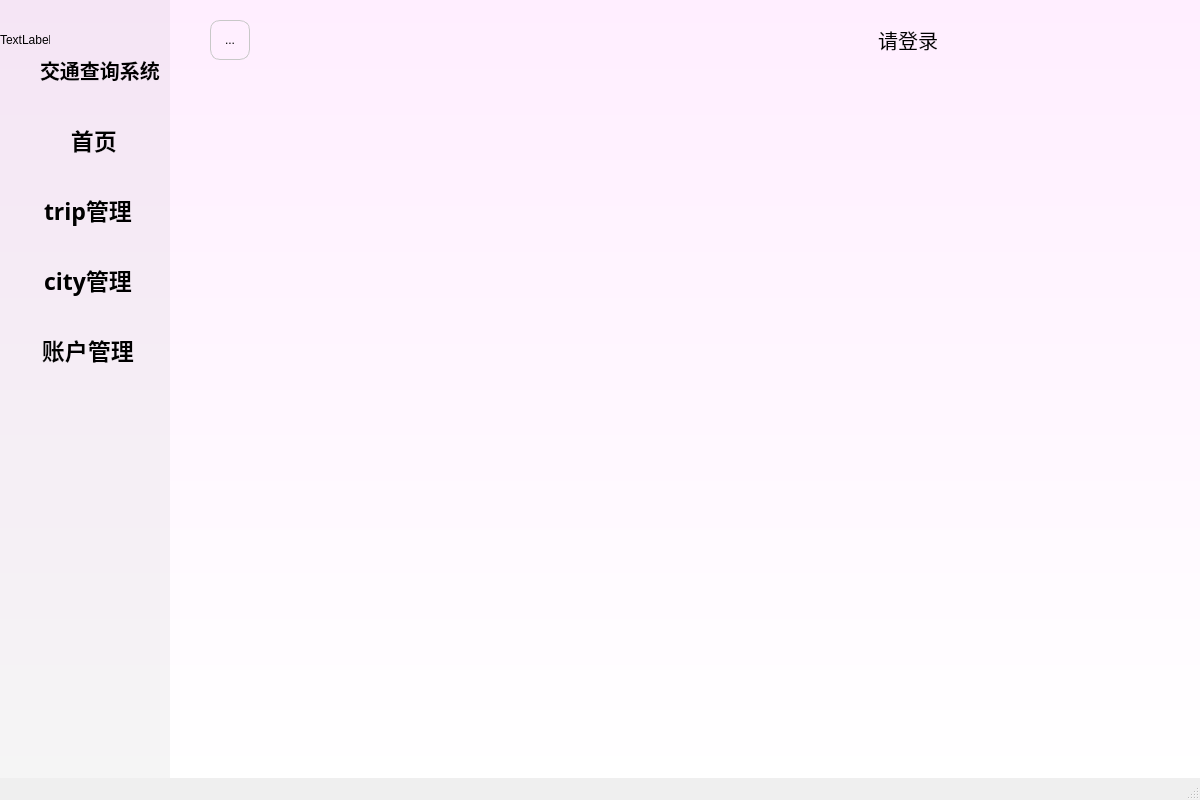
<?xml version="1.0" encoding="UTF-8"?>
<ui version="4.0">
 <class>MainWindow</class>
 <widget class="QMainWindow" name="MainWindow">
  <property name="geometry">
   <rect>
    <x>0</x>
    <y>0</y>
    <width>1200</width>
    <height>800</height>
   </rect>
  </property>
  <property name="sizePolicy">
   <sizepolicy hsizetype="Preferred" vsizetype="Preferred">
    <horstretch>0</horstretch>
    <verstretch>0</verstretch>
   </sizepolicy>
  </property>
  <property name="maximumSize">
   <size>
    <width>1200</width>
    <height>800</height>
   </size>
  </property>
  <property name="windowTitle">
   <string>MainWindow</string>
  </property>
  <property name="styleSheet">
   <string notr="true">color:rgb(0,0,0)</string>
  </property>
  <property name="toolButtonStyle">
   <enum>Qt::ToolButtonTextBesideIcon</enum>
  </property>
  <widget class="QWidget" name="centralwidget">
   <property name="sizePolicy">
    <sizepolicy hsizetype="Preferred" vsizetype="Preferred">
     <horstretch>0</horstretch>
     <verstretch>0</verstretch>
    </sizepolicy>
   </property>
   <property name="styleSheet">
    <string notr="true">QWidget {
	 background: qlineargradient(x1:0, y1:0, x2:0, y2:1, stop:0 #ffeeff, stop:1 #ffffff); 
}</string>
   </property>
   <widget class="QWidget" name="widget" native="true">
    <property name="geometry">
     <rect>
      <x>0</x>
      <y>0</y>
      <width>170</width>
      <height>800</height>
     </rect>
    </property>
    <property name="sizePolicy">
     <sizepolicy hsizetype="Preferred" vsizetype="Expanding">
      <horstretch>0</horstretch>
      <verstretch>0</verstretch>
     </sizepolicy>
    </property>
    <property name="styleSheet">
     <string notr="true">QWidget{
	background-color: rgba(128, 128, 128, 20);
}</string>
    </property>
    <widget class="QLabel" name="appPic">
     <property name="geometry">
      <rect>
       <x>0</x>
       <y>20</y>
       <width>50</width>
       <height>40</height>
      </rect>
     </property>
     <property name="styleSheet">
      <string notr="true">background-color:rgba(255,255,255,0)</string>
     </property>
     <property name="text">
      <string>TextLabel</string>
     </property>
    </widget>
    <widget class="QLabel" name="appName">
     <property name="geometry">
      <rect>
       <x>40</x>
       <y>50</y>
       <width>120</width>
       <height>40</height>
      </rect>
     </property>
     <property name="font">
      <font>
       <family>幼圆</family>
       <pointsize>15</pointsize>
       <bold>true</bold>
      </font>
     </property>
     <property name="styleSheet">
      <string notr="true">background-color:rgba(255,255,255,0)</string>
     </property>
     <property name="text">
      <string>交通查询系统</string>
     </property>
    </widget>
    <widget class="QToolButton" name="tripButton">
     <property name="geometry">
      <rect>
       <x>10</x>
       <y>180</y>
       <width>150</width>
       <height>60</height>
      </rect>
     </property>
     <property name="sizePolicy">
      <sizepolicy hsizetype="Fixed" vsizetype="Fixed">
       <horstretch>0</horstretch>
       <verstretch>0</verstretch>
      </sizepolicy>
     </property>
     <property name="font">
      <font>
       <family>黑体</family>
       <pointsize>17</pointsize>
       <bold>true</bold>
      </font>
     </property>
     <property name="styleSheet">
      <string notr="true">QToolButton{   
    border-top: 3px outset transparent;          /*边框全透明*/
	border-bottom: 3px outset transparent;
	border-right: 3px outset transparent;
	border-left: 3px outset transparent;  
    min-width: 0px;                            /* 控件最小宽度 */
    min-height: 0px;
    border-radius: 15px;               /*圆角*/
	background-color: rgba(0, 0, 0,0);
}

/* 鼠标悬停 */
QToolButton:hover{
	background-color: rgba(0, 0, 0,20);
}

QToolButton:pressed,QToolButton:checked{
	
	background-color: rgb(255, 180, 180);
}
</string>
     </property>
     <property name="text">
      <string> trip管理</string>
     </property>
     <property name="icon">
      <iconset resource="resource/res.qrc">
       <normaloff>:/images/trippic.png</normaloff>:/images/trippic.png</iconset>
     </property>
     <property name="iconSize">
      <size>
       <width>40</width>
       <height>40</height>
      </size>
     </property>
     <property name="checkable">
      <bool>true</bool>
     </property>
     <property name="autoExclusive">
      <bool>true</bool>
     </property>
     <property name="toolButtonStyle">
      <enum>Qt::ToolButtonTextBesideIcon</enum>
     </property>
    </widget>
    <widget class="QToolButton" name="cityButton">
     <property name="geometry">
      <rect>
       <x>10</x>
       <y>250</y>
       <width>150</width>
       <height>60</height>
      </rect>
     </property>
     <property name="sizePolicy">
      <sizepolicy hsizetype="Fixed" vsizetype="Fixed">
       <horstretch>0</horstretch>
       <verstretch>0</verstretch>
      </sizepolicy>
     </property>
     <property name="font">
      <font>
       <family>黑体</family>
       <pointsize>17</pointsize>
       <bold>true</bold>
      </font>
     </property>
     <property name="styleSheet">
      <string notr="true">QToolButton{   
    border-top: 3px outset transparent;          /*边框全透明*/
	border-bottom: 3px outset transparent;
	border-right: 3px outset transparent;
	border-left: 3px outset transparent;  
    min-width: 0px;                            /* 控件最小宽度 */
    min-height: 0px;
    border-radius: 15px;               /*圆角*/
	background-color: rgba(0, 0, 0,0);
}

/* 鼠标悬停 */
QToolButton:hover{
	background-color: rgba(0, 0, 0,20);
}

QToolButton:pressed,QToolButton:checked{
	
	background-color: rgb(255, 180, 180);
}
</string>
     </property>
     <property name="text">
      <string> city管理</string>
     </property>
     <property name="icon">
      <iconset resource="resource/res.qrc">
       <normaloff>:/images/citypic.png</normaloff>:/images/citypic.png</iconset>
     </property>
     <property name="iconSize">
      <size>
       <width>42</width>
       <height>42</height>
      </size>
     </property>
     <property name="checkable">
      <bool>true</bool>
     </property>
     <property name="autoExclusive">
      <bool>true</bool>
     </property>
     <property name="toolButtonStyle">
      <enum>Qt::ToolButtonTextBesideIcon</enum>
     </property>
    </widget>
    <widget class="QToolButton" name="accountButton">
     <property name="geometry">
      <rect>
       <x>10</x>
       <y>320</y>
       <width>150</width>
       <height>60</height>
      </rect>
     </property>
     <property name="sizePolicy">
      <sizepolicy hsizetype="Fixed" vsizetype="Fixed">
       <horstretch>0</horstretch>
       <verstretch>0</verstretch>
      </sizepolicy>
     </property>
     <property name="font">
      <font>
       <family>黑体</family>
       <pointsize>17</pointsize>
       <bold>true</bold>
      </font>
     </property>
     <property name="styleSheet">
      <string notr="true">QToolButton{   
    border-top: 3px outset transparent;          /*边框全透明*/
	border-bottom: 3px outset transparent;
	border-right: 3px outset transparent;
	border-left: 3px outset transparent;  
    min-width: 0px;                            /* 控件最小宽度 */
    min-height: 0px;
    border-radius: 15px;               /*圆角*/
	background-color: rgba(0, 0, 0,0);
}

/* 鼠标悬停 */
QToolButton:hover{
	background-color: rgba(0, 0, 0,20);
}

QToolButton:pressed,QToolButton:checked{
	
	background-color: rgb(255, 180, 180);
}
</string>
     </property>
     <property name="text">
      <string> 账户管理</string>
     </property>
     <property name="icon">
      <iconset resource="resource/res.qrc">
       <normaloff>:/images/userpic.png</normaloff>:/images/userpic.png</iconset>
     </property>
     <property name="iconSize">
      <size>
       <width>40</width>
       <height>40</height>
      </size>
     </property>
     <property name="checkable">
      <bool>true</bool>
     </property>
     <property name="autoExclusive">
      <bool>true</bool>
     </property>
     <property name="toolButtonStyle">
      <enum>Qt::ToolButtonTextBesideIcon</enum>
     </property>
    </widget>
    <widget class="QToolButton" name="homeButton">
     <property name="geometry">
      <rect>
       <x>10</x>
       <y>110</y>
       <width>150</width>
       <height>60</height>
      </rect>
     </property>
     <property name="sizePolicy">
      <sizepolicy hsizetype="Fixed" vsizetype="Fixed">
       <horstretch>0</horstretch>
       <verstretch>0</verstretch>
      </sizepolicy>
     </property>
     <property name="font">
      <font>
       <family>黑体</family>
       <pointsize>17</pointsize>
       <bold>true</bold>
      </font>
     </property>
     <property name="styleSheet">
      <string notr="true">QToolButton{   
    border-top: 3px outset transparent;          /*边框全透明*/
	border-bottom: 3px outset transparent;
	border-right: 3px outset transparent;
	border-left: 3px outset transparent;  
    min-width: 0px;                            /* 控件最小宽度 */
    min-height: 0px;
    border-radius: 15px;               /*圆角*/
	background-color: rgba(0, 0, 0,0);
}

/* 鼠标悬停 */
QToolButton:hover{
	background-color: rgba(0, 0, 0,20);
}

QToolButton:pressed,QToolButton:checked{
	
	background-color: rgb(255, 180, 200);
}
</string>
     </property>
     <property name="text">
      <string>   首页</string>
     </property>
     <property name="icon">
      <iconset resource="resource/res.qrc">
       <normaloff>:/images/home.png</normaloff>:/images/home.png</iconset>
     </property>
     <property name="iconSize">
      <size>
       <width>40</width>
       <height>40</height>
      </size>
     </property>
     <property name="checkable">
      <bool>true</bool>
     </property>
     <property name="autoExclusive">
      <bool>true</bool>
     </property>
     <property name="toolButtonStyle">
      <enum>Qt::ToolButtonTextBesideIcon</enum>
     </property>
    </widget>
   </widget>
   <widget class="QPushButton" name="loginButton">
    <property name="geometry">
     <rect>
      <x>800</x>
      <y>20</y>
      <width>211</width>
      <height>40</height>
     </rect>
    </property>
    <property name="sizePolicy">
     <sizepolicy hsizetype="Minimum" vsizetype="Fixed">
      <horstretch>0</horstretch>
      <verstretch>0</verstretch>
     </sizepolicy>
    </property>
    <property name="font">
     <font>
      <family>黑体</family>
      <pointsize>15</pointsize>
      <bold>false</bold>
     </font>
    </property>
    <property name="styleSheet">
     <string notr="true">QPushButton{
	border-top: 3px outset transparent;          /*边框全透明*/
	border-bottom: 3px outset transparent;
	border-right: 3px outset transparent;
	border-left: 3px outset transparent;  
    border-radius: 10px;               /*圆角*/
	background-color: rgba(255, 255, 255, 0);

}

QPushButton:hover {font-weight: bold;}
</string>
    </property>
    <property name="text">
     <string> 请登录</string>
    </property>
    <property name="icon">
     <iconset resource="resource/res.qrc">
      <normaloff>:/images/user.png</normaloff>:/images/user.png</iconset>
    </property>
    <property name="iconSize">
     <size>
      <width>30</width>
      <height>30</height>
     </size>
    </property>
   </widget>
   <widget class="QToolButton" name="backButton">
    <property name="geometry">
     <rect>
      <x>210</x>
      <y>20</y>
      <width>40</width>
      <height>40</height>
     </rect>
    </property>
    <property name="styleSheet">
     <string notr="true">QToolButton{   
	border-top: 1px  solid rgb(200,200,200);
	border-bottom: 1px solid rgb(200,200,200);
	border-right: 1px solid rgb(200,200,200); 
	border-left: 1px solid rgb(200,200,200);  
    border-radius: 10px;               /*圆角*/
	background-color: rgba(255, 255, 255,0);
}

/* 鼠标悬停 */
QToolButton:hover{
	background-color: rgba(0, 0, 0,20);
}</string>
    </property>
    <property name="text">
     <string>...</string>
    </property>
    <property name="icon">
     <iconset resource="resource/res.qrc">
      <normaloff>:/images/back.png</normaloff>:/images/back.png</iconset>
    </property>
    <property name="iconSize">
     <size>
      <width>30</width>
      <height>30</height>
     </size>
    </property>
   </widget>
  </widget>
  <widget class="QStatusBar" name="statusBar"/>
 </widget>
 <resources>
  <include location="resource/res.qrc"/>
 </resources>
 <connections/>
</ui>
